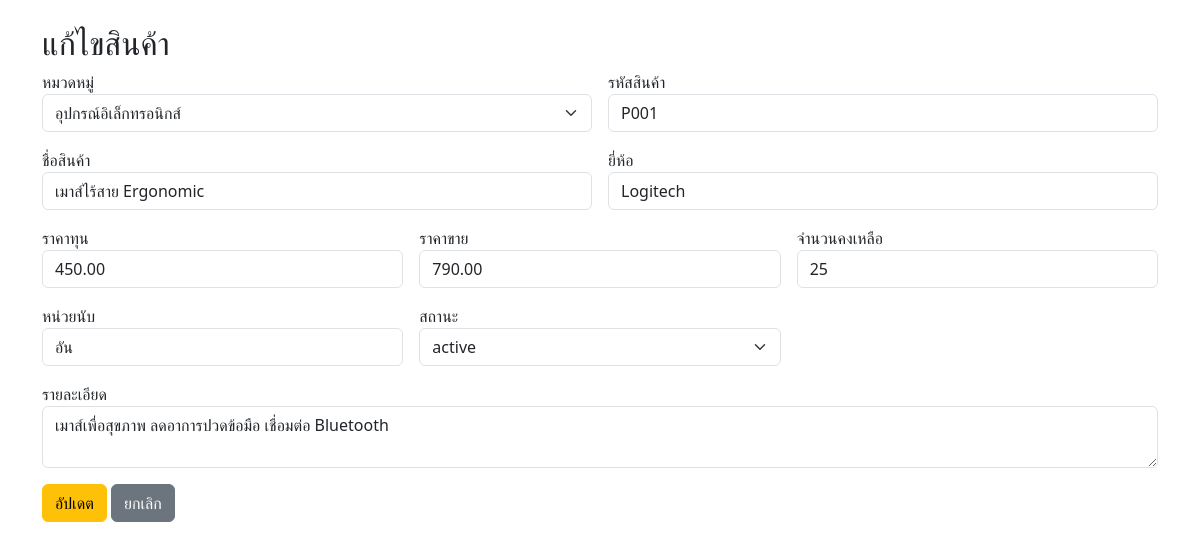
The page /edit.php?id=1 on the database its author committed.
### tables this page shows
CREATE TABLE `products` (
  `product_id` int(11) NOT NULL,
  `category_id` int(11) NOT NULL,
  `product_code` varchar(20) NOT NULL,
  `product_name` varchar(150) NOT NULL,
  `brand` varchar(50) DEFAULT NULL,
  `cost_price` decimal(10,2) NOT NULL DEFAULT 0.00,
  `selling_price` decimal(10,2) NOT NULL DEFAULT 0.00,
  `stock_quantity` int(11) NOT NULL DEFAULT 0,
  `unit` varchar(20) DEFAULT 'ชิ้น',
  `detail` text DEFAULT NULL,
  `status` enum('active','inactive') DEFAULT 'active',
  `updated_at` datetime DEFAULT current_timestamp() ON UPDATE current_timestamp()
);

CREATE TABLE `categories` (
  `category_id` int(11) NOT NULL,
  `category_name` varchar(100) NOT NULL,
  `category_description` text DEFAULT NULL,
  `created_at` timestamp NOT NULL DEFAULT current_timestamp()
);

### edit.php (the view, shortened to what this page needs)
<?php
require_once 'config.php';
$id = $_GET['id'];
$stmt = $conn->prepare("SELECT * FROM products WHERE product_id = ?");
$stmt->execute([$id]);
$product = $stmt->fetch();
$categories = $conn->query("SELECT * FROM categories")->fetchAll();
?>
<!DOCTYPE html>
<html lang="th">
<head>
    <link rel="stylesheet" href="https://cdn.jsdelivr.net/npm/bootstrap@5.3.0/dist/css/bootstrap.min.css">
</head>
<body class="container mt-4">
    <h2>แก้ไขสินค้า</h2>
    <form method="POST" class="row g-3">
        <div class="col-md-6">
            <label>หมวดหมู่</label>
            <select name="category_id" class="form-select">
                <?php foreach ($categories as $cat): ?>
                    <option value="<?= $cat['category_id'] ?>" <?= $cat['category_id'] == $product['category_id'] ? 'selected' : '' ?>><?= $cat['category_name'] ?></option>
                <?php endforeach; ?>
            </select>
        </div>
        <div class="col-md-6"><label>รหัสสินค้า</label><input type="text" name="product_code" class="form-control" value="<?= $product['product_code'] ?>" required></div>
        <div class="col-md-6"><label>ชื่อสินค้า</label><input type="text" name="product_name" class="form-control" value="<?= $product['product_name'] ?>" required></div>
        <div class="col-md-6"><label>ยี่ห้อ</label><input type="text" name="brand" class="form-control" value="<?= $product['brand'] ?>"></div>
        <div class="col-md-4"><label>ราคาทุน</label><input type="number" step="0.01" name="cost_price" class="form-control" value="<?= $product['cost_price'] ?>" required></div>
        <div class="col-md-4"><label>ราคาขาย</label><input type="number" step="0.01" name="selling_price" class="form-control" value="<?= $product['selling_price'] ?>" required></div>
        <div class="col-md-4"><label>จำนวนคงเหลือ</label><input type="number" name="stock_quantity" class="form-control" value="<?= $product['stock_quantity'] ?>" required></div>
        <div class="col-md-4"><label>หน่วยนับ</label><input type="text" name="unit" class="form-control" value="<?= $product['unit'] ?>"></div>
        <div class="col-md-4">
            <label>สถานะ</label>
            <select name="status" class="form-select">
                <option value="active" <?= $product['status'] == 'active' ? 'selected' : '' ?>>active</option>
            </select>
        </div>
        <div class="col-12"><label>รายละเอียด</label><textarea name="detail" class="form-control"><?= $product['detail'] ?></textarea></div>
        <div class="col-12">
            <button type="submit" class="btn btn-warning">อัปเดต</button>
            <a href="index.php" class="btn btn-secondary">ยกเลิก</a>
        </div>
    </form>
</body>
</html>

### rows shown on the page
products: category_id "อุปกรณ์อิเล็กทรอนิกส์", product_code "P001", product_name "เมาส์ไร้สาย Ergonomic", brand "Logitech", cost_price "450.00", selling_price "790.00", stock_quantity "25", unit "อัน", status "active", detail "เมาส์เพื่อสุขภาพ ลดอาการปวดข้อมือ เชื่อมต่อ Bluetooth"
